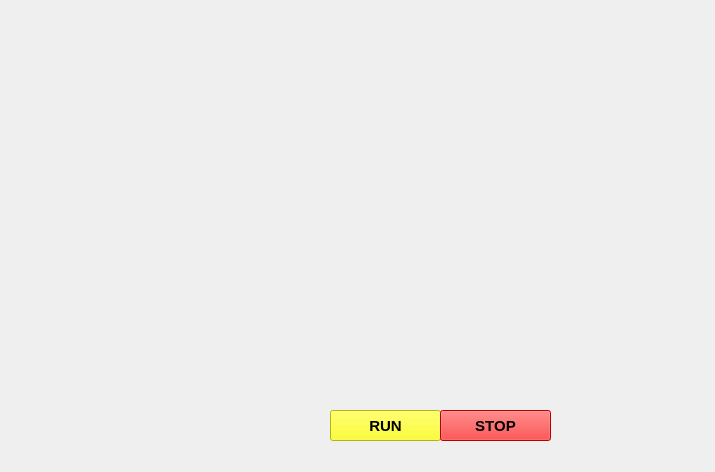
<?xml version="1.0" encoding="UTF-8"?>
<ui version="4.0">
 <class>FridayGUI</class>
 <widget class="QMainWindow" name="FridayGUI">
  <property name="geometry">
   <rect>
    <x>0</x>
    <y>0</y>
    <width>715</width>
    <height>472</height>
   </rect>
  </property>
  <property name="windowTitle">
   <string>MainWindow</string>
  </property>
  <widget class="QWidget" name="centralwidget">
   <widget class="QLabel" name="label">
    <property name="geometry">
     <rect>
      <x>-50</x>
      <y>-30</y>
      <width>801</width>
      <height>511</height>
     </rect>
    </property>
    <property name="text">
     <string/>
    </property>
    <property name="pixmap">
     <pixmap>../New folder/iron-man-wallpaper-gif-1.gif</pixmap>
    </property>
    <property name="scaledContents">
     <bool>true</bool>
    </property>
   </widget>
   <widget class="QLabel" name="label_2">
    <property name="geometry">
     <rect>
      <x>20</x>
      <y>370</y>
      <width>111</width>
      <height>81</height>
     </rect>
    </property>
    <property name="text">
     <string/>
    </property>
    <property name="pixmap">
     <pixmap>../New folder/giphy.gif</pixmap>
    </property>
    <property name="scaledContents">
     <bool>true</bool>
    </property>
   </widget>
   <widget class="QLabel" name="label_3">
    <property name="geometry">
     <rect>
      <x>10</x>
      <y>10</y>
      <width>411</width>
      <height>71</height>
     </rect>
    </property>
    <property name="text">
     <string/>
    </property>
    <property name="pixmap">
     <pixmap>../New folder/T8bahf.gif</pixmap>
    </property>
    <property name="scaledContents">
     <bool>false</bool>
    </property>
   </widget>
   <widget class="QPushButton" name="pushButton">
    <property name="geometry">
     <rect>
      <x>330</x>
      <y>410</y>
      <width>111</width>
      <height>31</height>
     </rect>
    </property>
    <property name="font">
     <font>
      <pointsize>11</pointsize>
      <weight>75</weight>
      <bold>true</bold>
     </font>
    </property>
    <property name="styleSheet">
     <string notr="true">background-color: rgb(255, 255, 0);</string>
    </property>
    <property name="text">
     <string>RUN</string>
    </property>
   </widget>
   <widget class="QPushButton" name="pushButton_2">
    <property name="geometry">
     <rect>
      <x>440</x>
      <y>410</y>
      <width>111</width>
      <height>31</height>
     </rect>
    </property>
    <property name="font">
     <font>
      <pointsize>11</pointsize>
      <weight>75</weight>
      <bold>true</bold>
     </font>
    </property>
    <property name="styleSheet">
     <string notr="true">background-color: rgb(255, 0, 0);</string>
    </property>
    <property name="text">
     <string>STOP</string>
    </property>
   </widget>
   <widget class="QTextBrowser" name="textBrowser">
    <property name="geometry">
     <rect>
      <x>470</x>
      <y>20</y>
      <width>211</width>
      <height>31</height>
     </rect>
    </property>
    <property name="font">
     <font>
      <family>Nirmala UI</family>
      <pointsize>11</pointsize>
      <weight>75</weight>
      <bold>true</bold>
     </font>
    </property>
    <property name="styleSheet">
     <string notr="true">background:transparent;
border-radius:none;</string>
    </property>
   </widget>
   <widget class="QTextBrowser" name="textBrowser_2">
    <property name="geometry">
     <rect>
      <x>470</x>
      <y>70</y>
      <width>211</width>
      <height>31</height>
     </rect>
    </property>
    <property name="styleSheet">
     <string notr="true">background:transparent;
border-radius:none;</string>
    </property>
   </widget>
  </widget>
 </widget>
 <resources/>
 <connections/>
</ui>
